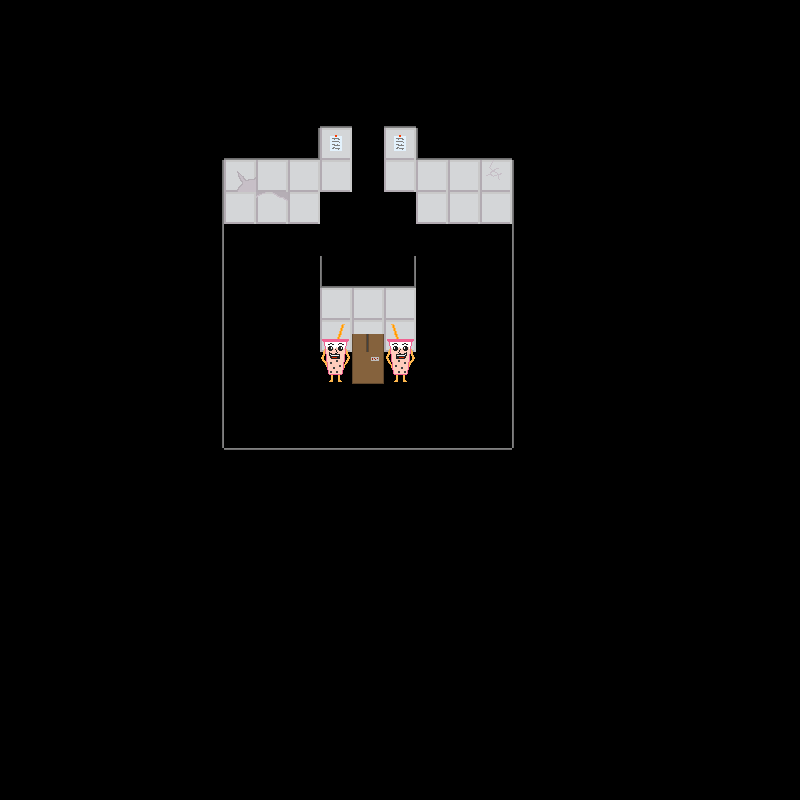

Tiled map render using the project's own tile images. Description and the map definition, with tile-layer contents summarised, below:
An orthogonal 25x25 tile map with 32x32 px tiles, 4 tile layers (wallLayer, objectLayer, objectAboveLayer, aboveLayer), 1 hidden layer not drawn, 2 tilesets and 1 object.

<map version="1.2" tiledversion="1.2.3" orientation="orthogonal" renderorder="right-down" width="25" height="25" tilewidth="32" tileheight="32" infinite="0" nextlayerid="7" nextobjectid="2">
 <tileset firstgid="1" name="floor1tiles" tilewidth="32" tileheight="32" tilecount="81" columns="9">
  <image source="../../assets/Floor 1/Floors/f1spritesheet.png" width="288" height="288" />
  <tile id="21">
   <properties>
    <property name="door" value="down" />
   </properties>
  </tile>
  <tile id="22">
   <properties>
    <property name="door" value="left" />
   </properties>
  </tile>
  <tile id="23">
   <properties>
    <property name="door" value="right" />
   </properties>
  </tile>
  <tile id="24">
   <properties>
    <property name="door" value="up" />
   </properties>
  </tile>
 </tileset>
 <tileset firstgid="82" name="objects" tilewidth="32" tileheight="32" tilecount="20" columns="4">
  <image source="../../assets/Floor 1/Floors/objspritesheet.png" width="128" height="160" />
 </tileset>
 <layer id="1" name="backgroundLayer" width="25" height="25" visible="0">
  <data>[625 cells, 625 non-empty, 8 distinct tile ids]</data>
 </layer>
 <layer id="2" name="wallLayer" width="25" height="25">
  <data>[625 cells, 62 non-empty, 13 distinct tile ids]</data>
 </layer>
 <layer id="3" name="objectLayer" width="25" height="25">
  <data>[625 cells, 3 non-empty, 2 distinct tile ids]</data>
 </layer>
 <layer id="4" name="objectAboveLayer" width="25" height="25">
  <data>[625 cells, 3 non-empty, 2 distinct tile ids]</data>
 </layer>
 <objectgroup id="6" name="doorLayer">
  <object id="1" gid="81" x="352" y="160" width="32" height="32">
   <properties>
    <property name="door" value="up" />
   </properties>
  </object>
 </objectgroup>
 <layer id="5" name="aboveLayer" width="25" height="25">
  <data>[625 cells, 6 non-empty, 4 distinct tile ids]</data>
 </layer>
</map>
